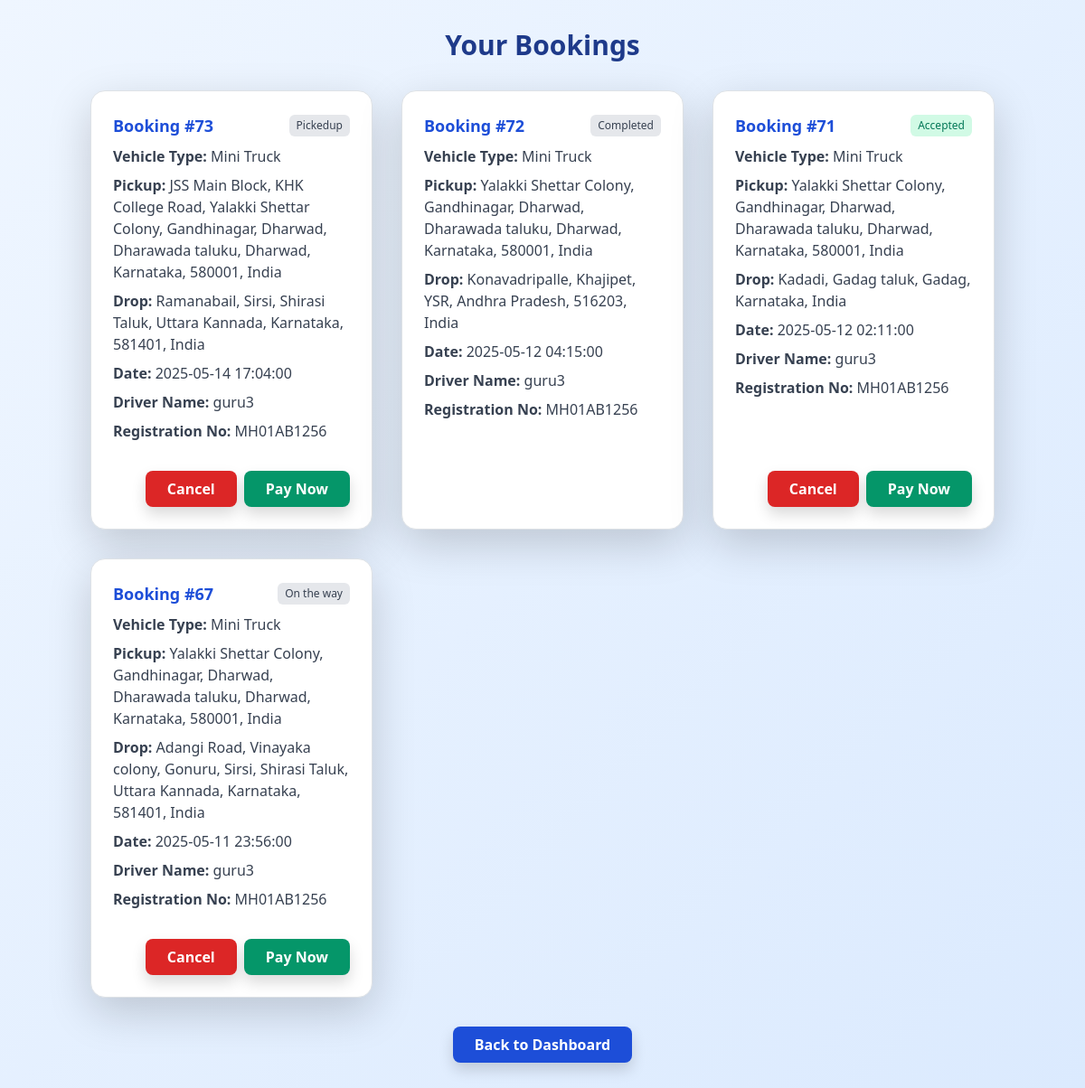
The page /view_bookings.php (signed in) on the database its author committed.
### tables this page shows
CREATE TABLE IF NOT EXISTS `bookings` (
  `booking_id` int NOT NULL AUTO_INCREMENT,
  `user_id` int NOT NULL,
  `customer_name` varchar(100) DEFAULT NULL,
  `phone_number` varchar(20) DEFAULT NULL,
  `vehicle_id` int NOT NULL,
  `pickup_location` text NOT NULL,
  `drop_location` text NOT NULL,
  `date` datetime NOT NULL,
  `status` enum('pending','confirmed','on the way','reached','pickedup','delivered','completed','cancelled') DEFAULT 'pending',
  `cancelled_at` datetime DEFAULT NULL,
  `price` decimal(10,2) NOT NULL,
  `created_at` timestamp NULL DEFAULT CURRENT_TIMESTAMP,
  `vehicle_type` varchar(50) NOT NULL,
  PRIMARY KEY (`booking_id`),
  KEY `customer_id` (`user_id`),
  KEY `vehicle_id` (`vehicle_id`)
);

CREATE TABLE IF NOT EXISTS `drivers` (
  `id` int NOT NULL AUTO_INCREMENT,
  `user_id` int NOT NULL,
  `name` varchar(255) NOT NULL,
  `license_no` varchar(255) NOT NULL,
  `vehicle_reg_no` varchar(255) NOT NULL,
  `vehicle_name` varchar(255) NOT NULL,
  `vehicle_type` varchar(50) DEFAULT NULL,
  `vehicle_photo` varchar(255) NOT NULL,
  `license_verified` tinyint(1) DEFAULT '0',
  `vehicle_verified` tinyint(1) DEFAULT '0',
  `per_km_price` decimal(10,2) DEFAULT NULL,
  `capacity` decimal(5,2) DEFAULT NULL COMMENT 'Capacity in tons',
  `taluk` varchar(100) DEFAULT NULL,
  PRIMARY KEY (`id`),
  KEY `idx_user_id` (`user_id`)
);

### view_bookings.php (the view, shortened to what this page needs)
<?php
include 'db_connect.php';
$user_id = $_SESSION['user_id'];
$query = "SELECT b.*, v.registration_no, v.name AS vehicle_name, d.name AS driver_name, d.vehicle_reg_no AS driver_reg_no
    FROM bookings b
    LEFT JOIN vehicles v ON b.vehicle_id = v.vehicle_id
    LEFT JOIN drivers d ON v.driver_id = d.id
    WHERE b.user_id = ? AND b.status != 'cancelled'
    ORDER BY b.date DESC";
$stmt = $conn->prepare($query);
$stmt->bind_param("i", $user_id);
$stmt->execute();
$bookings_result = $stmt->get_result();
?>
<!DOCTYPE html>
<html lang="en">
<head>
    <link href="https://cdn.jsdelivr.net/npm/bootstrap@5.3.0/dist/css/bootstrap.min.css" rel="stylesheet">
    <link href="https://cdn.jsdelivr.net/npm/tailwindcss@2.2.19/dist/tailwind.min.css" rel="stylesheet">
</head>
<body class="bg-gradient-to-br from-blue-50 to-blue-100 min-h-screen">
    <div class="container mx-auto py-8">
        <h1 class="mb-8 text-center text-3xl font-bold text-blue-900">Your Bookings</h1>
        <?php if ($bookings_result->num_rows > 0): ?>
            <div class="grid grid-cols-1 md:grid-cols-2 lg:grid-cols-3 gap-8">
                <?php while ($booking = $bookings_result->fetch_assoc()): ?>
                    <div class="bg-white rounded-2xl shadow-lg p-6 flex flex-col justify-between border border-blue-100">
                        <div>
                            <div class="flex items-center justify-between mb-2">
                                <span class="text-lg font-semibold text-blue-700">Booking #<?php echo htmlspecialchars($booking['booking_id']); ?></span>
                                <span class="text-xs px-2 py-1 rounded <?php
                                    $status = $booking['status'];
                                    if ($status === 'confirmed') echo 'bg-green-100 text-green-700';
                                    elseif ($status === 'pending') echo 'bg-yellow-100 text-yellow-800';
                                    elseif ($status === 'cancelled' || $status === 'rejected') echo 'bg-red-100 text-red-700';
                                    else echo 'bg-gray-200 text-gray-700';
                                ?>">
                                    <?php
                                    if ($status === 'confirmed') echo 'Accepted';
                                    elseif ($status === 'pending') echo 'Pending';
                                    elseif ($status === 'cancelled') echo 'Cancelled';
                                    elseif ($status === 'rejected') echo 'Rejected';
                                    else echo htmlspecialchars(ucfirst($status));
                                    ?>
                                </span>
                            </div>
                            <div class="mb-2 text-gray-700"><b>Vehicle Type:</b> <?php echo htmlspecialchars($booking['vehicle_type']); ?></div>
                            <div class="mb-2 text-gray-700"><b>Pickup:</b> <?php echo htmlspecialchars($booking['pickup_location']); ?></div>
                            <div class="mb-2 text-gray-700"><b>Drop:</b> <?php echo htmlspecialchars($booking['drop_location']); ?></div>
                            <div class="mb-2 text-gray-700"><b>Date:</b> <?php echo htmlspecialchars($booking['date']); ?></div>
                            <div class="mb-2 text-gray-700"><b>Driver Name:</b> <?php echo htmlspecialchars($booking['driver_name'] ?? 'N/A'); ?></div>
                            <div class="mb-2 text-gray-700"><b>Registration No:</b> <?php echo htmlspecialchars($booking['driver_reg_no'] ?? 'N/A'); ?></div>
                            <?php
                            $paid = false;
                            $can_pay = !$paid && !in_array($booking['status'], ['completed', 'cancelled', 'rejected']);
                            ?>
                        </div>
                        <div class="mt-4 flex justify-end gap-2">
                            <?php if ($booking['status'] === 'pending' || $booking['status'] === 'confirmed' || $booking['status'] === 'on the way' || $booking['status'] === 'reached' || $booking['status'] === 'pickedup' || $booking['status'] === 'delivered'): ?>
                                <form action="cancel_booking.php" method="POST" class="cancel-booking-form" data-booking-id="<?php echo $booking['booking_id']; ?>">
                                    <button type="submit" class="bg-red-600 hover:bg-red-700 text-white font-semibold py-2 px-4 rounded-lg shadow transition duration-150">Cancel</button>
                                </form>
                            <?php endif; ?>
                            <?php if ($can_pay): ?>
                                <a href="payment_page.php?booking_id=<?php echo $booking['booking_id']; ?>" class="bg-green-600 hover:bg-green-700 text-white font-semibold py-2 px-4 rounded-lg shadow transition duration-150">Pay Now</a>
                            <?php elseif ($paid): ?>
                                <span class="inline-block bg-green-100 text-green-700 font-semibold py-2 px-4 rounded-lg shadow">Paid</span>
                            <?php endif; ?>
                        </div>
                    </div>
                <?php endwhile; ?>
            </div>
        <?php else: ?>
            <p class="text-muted text-center">No bookings found.</p>
        <?php endif; ?>
        <div class="text-center mt-8">
            <a href="dashboarduser.php" class="inline-block bg-blue-700 hover:bg-blue-800 text-white font-semibold py-2 px-6 rounded-lg shadow transition duration-150">Back to Dashboard</a>
        </div>
    </div>
</body>
</html>

### view_bookings.php (style rules this page uses)
body { background: linear-gradient(120deg, #f0f4f8 0%, #e0e7ef 100%); }

### rows shown on the page
bookings: booking_id "73", status "Pickedup", vehicle_type "Mini Truck", pickup_location "JSS Main Block, KHK College Road, Yalakki Shettar Colony, Gandhinagar, Dharwad, Dharawada taluku, Dharwad, Karnataka, 580001, India", drop_location "Ramanabail, Sirsi, Shirasi Taluk, Uttara Kannada, Karnataka, 581401, India", date "2025-05-14 17:04:00", drivers.name "guru3", drivers.vehicle_reg_no "MH01AB1256"
bookings: booking_id "72", status "Completed", vehicle_type "Mini Truck", pickup_location "Yalakki Shettar Colony, Gandhinagar, Dharwad, Dharawada taluku, Dharwad, Karnataka, 580001, India", drop_location "Konavadripalle, Khajipet, YSR, Andhra Pradesh, 516203, India", date "2025-05-12 04:15:00", drivers.name "guru3", drivers.vehicle_reg_no "MH01AB1256"
bookings: booking_id "71", status "Accepted", vehicle_type "Mini Truck", pickup_location "Yalakki Shettar Colony, Gandhinagar, Dharwad, Dharawada taluku, Dharwad, Karnataka, 580001, India", drop_location "Kadadi, Gadag taluk, Gadag, Karnataka, India", date "2025-05-12 02:11:00", drivers.name "guru3", drivers.vehicle_reg_no "MH01AB1256"
bookings: booking_id "67", status "On the way", vehicle_type "Mini Truck", pickup_location "Yalakki Shettar Colony, Gandhinagar, Dharwad, Dharawada taluku, Dharwad, Karnataka, 580001, India", drop_location "Adangi Road, Vinayaka colony, Gonuru, Sirsi, Shirasi Taluk, Uttara Kannada, Karnataka, 581401, India", date "2025-05-11 23:56:00", drivers.name "guru3", drivers.vehicle_reg_no "MH01AB1256"
